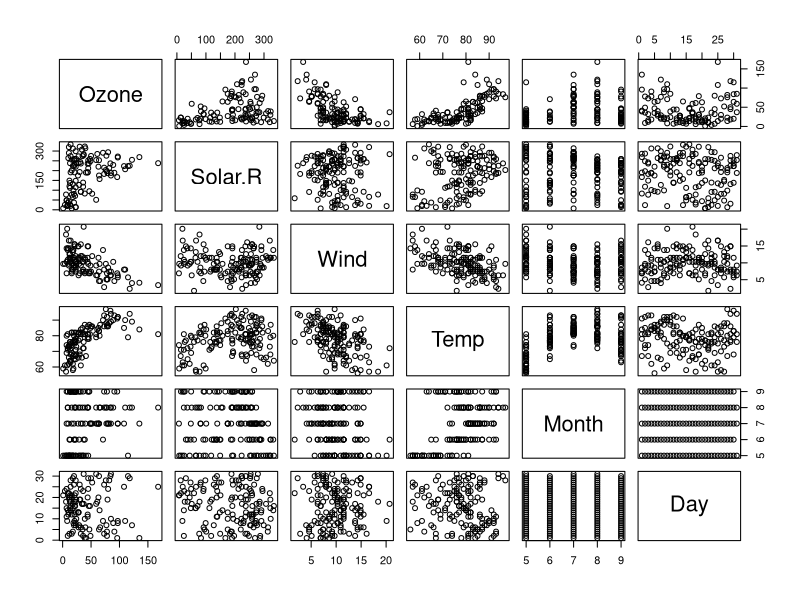
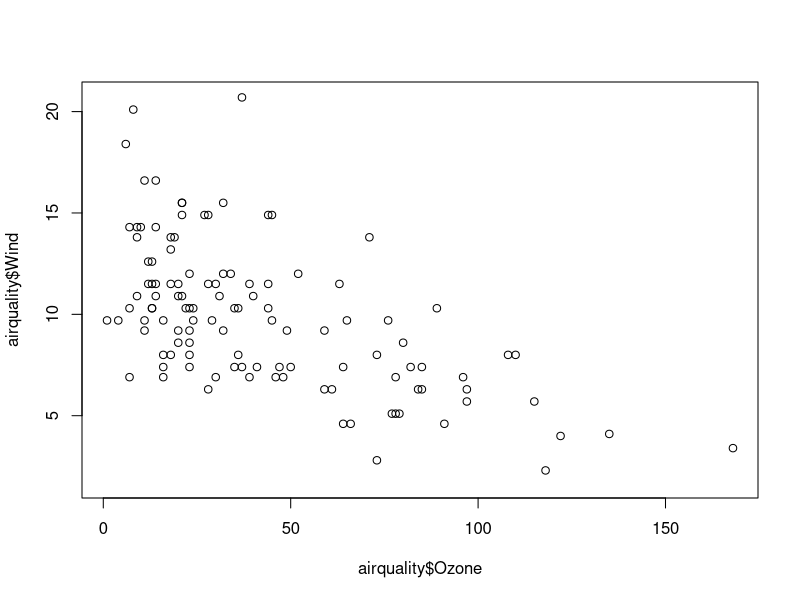
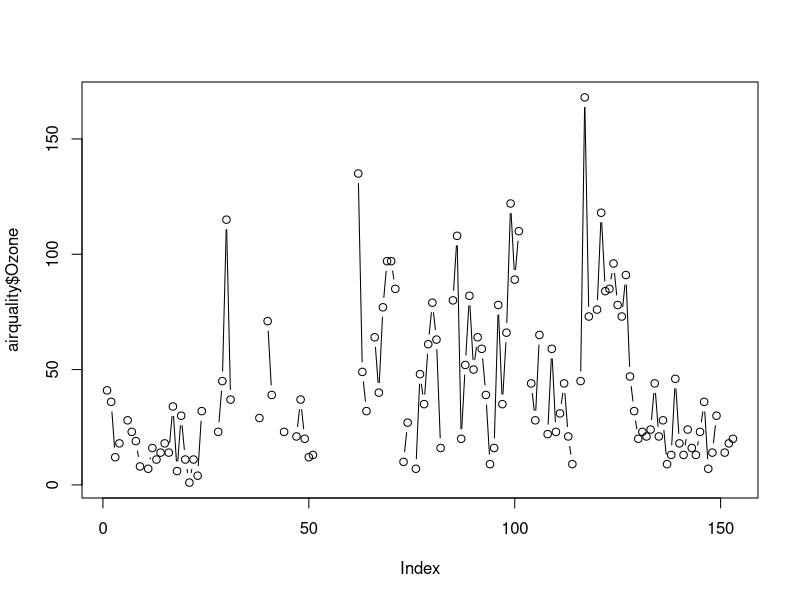
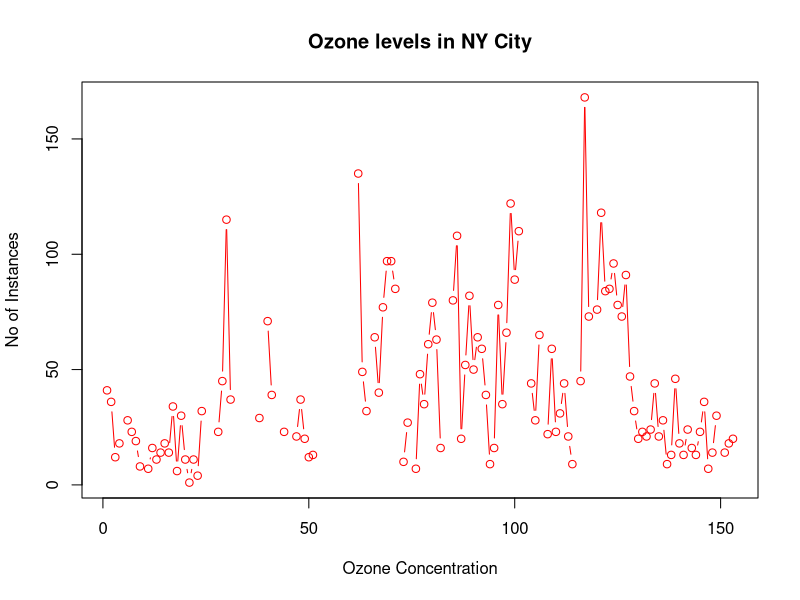
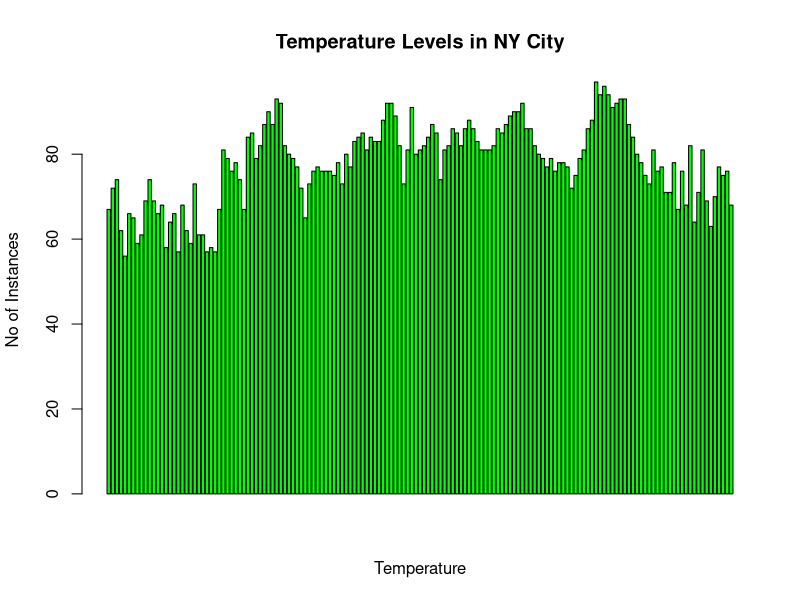
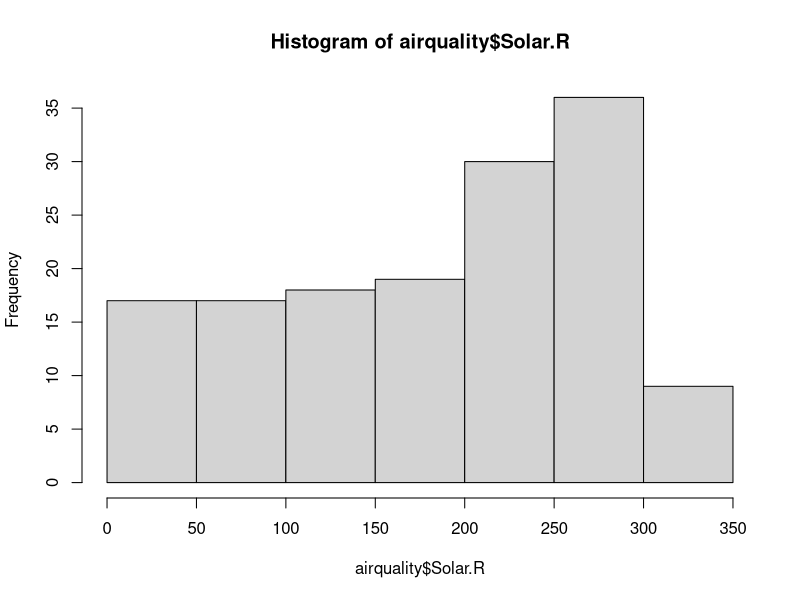
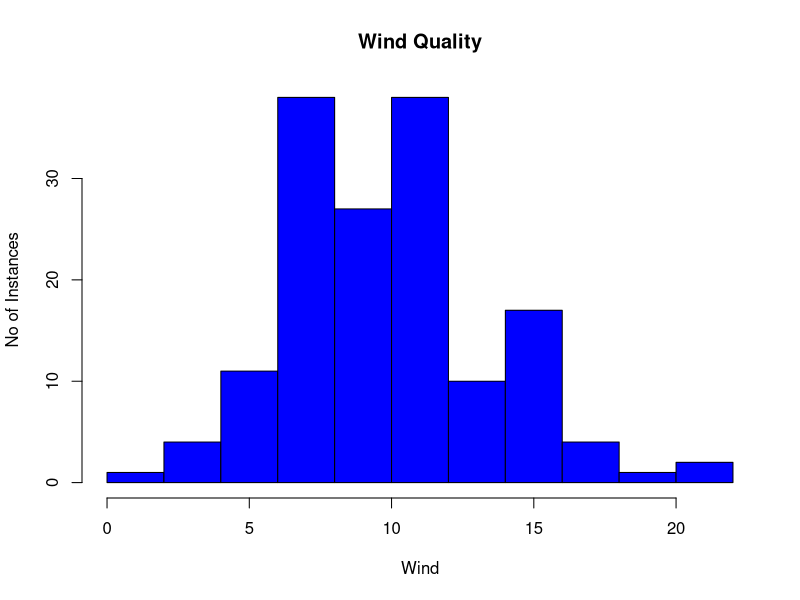
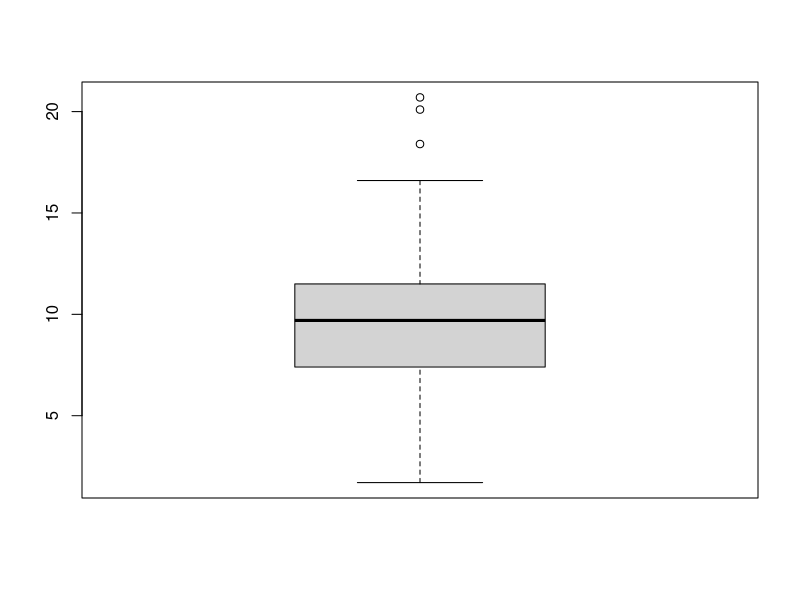

R code for these plots, in order:
data("airquality")

airquality<- datasets::airquality

head(airquality)
tail(airquality)

summary(airquality)

plot(airquality)

plot(airquality$Ozone, airquality$Wind)

summary(airquality)

plot(airquality$Ozone, type = "b")

plot(airquality$Ozone, type = "b" , xlab = "Ozone Concentration" , ylab =  "No of Instances", main = "Ozone levels in NY City", col = "red") 
  
# Bar Plot 

barplot(airquality$Temp, main = "Temperature Levels in NY City", xlab = "Temperature", ylab = "No of Instances",col = "Green", horiz = FALSE)

# Histogram

hist(airquality$Solar.R)

hist(airquality$Wind, main = "Wind Quality",xlab = "Wind",ylab = "No of Instances", col="blue")

# Box Plot

boxplot(airquality$Wind)

boxplot(airquality)

par(mfrow=c(3,3),mar=c(2,5,2,1), las=1, bty="n")
plot(airquality$Ozone)
plot(airquality$Ozone,airquality$Wind)
plot(airquality$Ozone,type = "c")
plot(airquality$Ozone, type = "s")
plot(airquality$Ozone, type = "h")
barplot(airquality$Ozone, main = "Ozone Coincentration" , xlab = "Ozone", col = "green",horiz = TRUE )
hist(airquality$Solar.R)
boxplot(airquality$Wind)
boxplot(airquality[,0:4], main='Multiple Box Plot')
